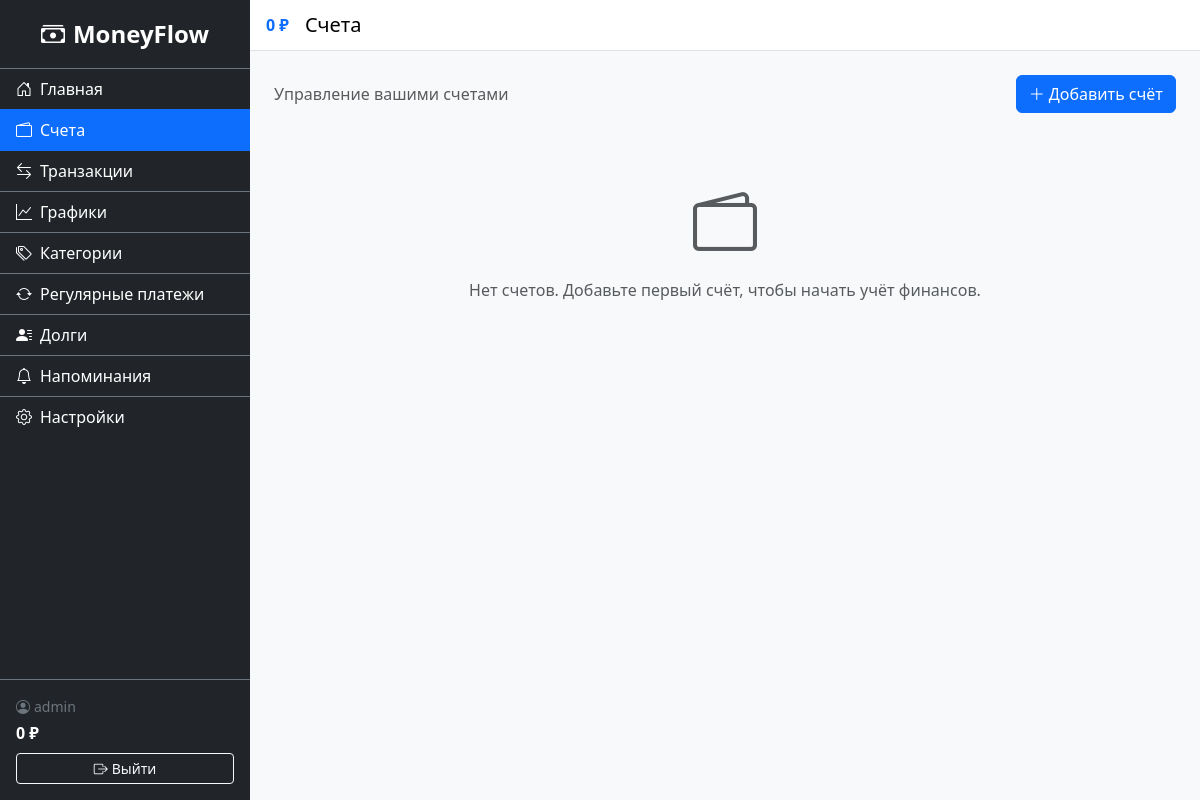
Page /finance/accounts/ (signed in) on the earlier database version.
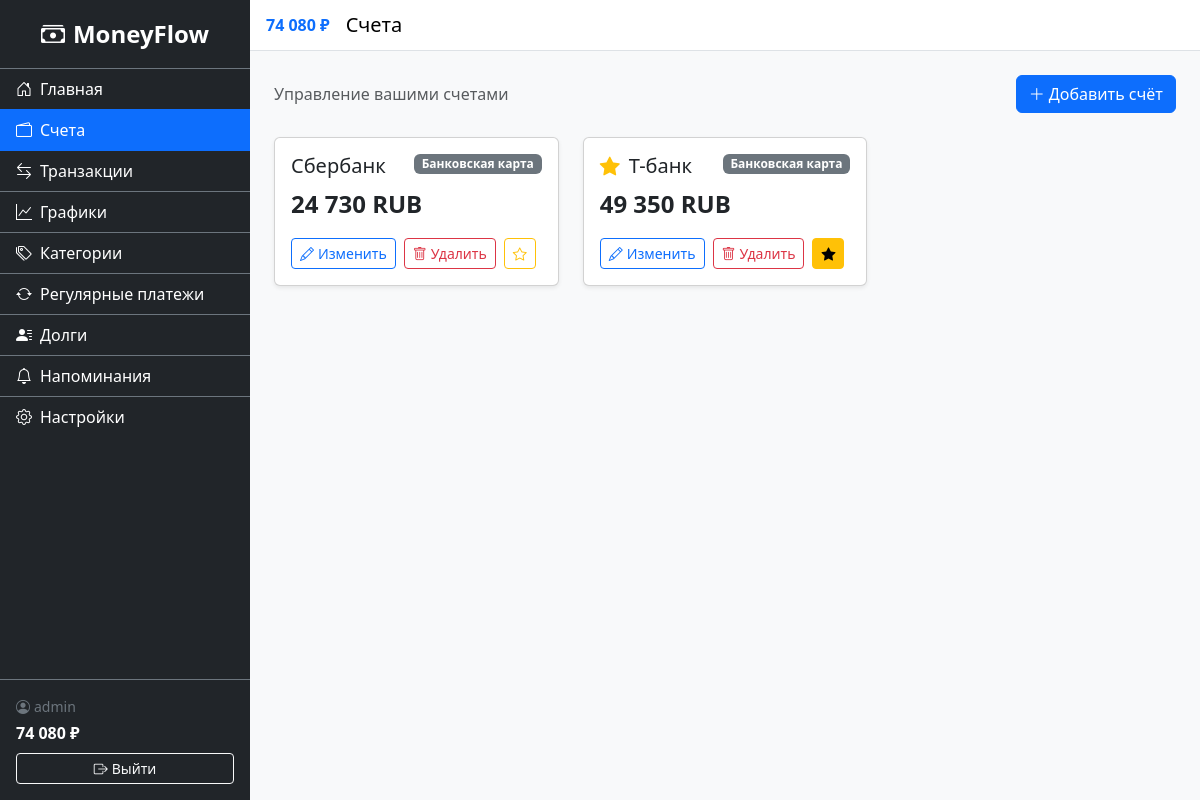
Same page on the later database version.
### finance/models.py (models this page shows, shortened)
class Account(models.Model):
    class AccountType(models.TextChoices):
        CASH = 'cash', 'Наличные'
        CARD = 'card', 'Банковская карта'
        DEPOSIT = 'deposit', 'Вклад'
        CREDIT = 'credit', 'Кредитная карта'
    user = models.ForeignKey(settings.AUTH_USER_MODEL, on_delete=models.CASCADE, related_name='accounts')
    name = models.CharField('Название', max_length=100)
    balance = models.DecimalField('Баланс', max_digits=12, decimal_places=2, default=Decimal('0.00'))
    type = models.CharField('Тип', max_length=10, choices=AccountType.choices, default=AccountType.CARD)
    currency = models.CharField('Валюта', max_length=3, default='RUB')
    is_favorite = models.BooleanField('Избранный', default=False)
    created_at = models.DateTimeField('Дата создания', auto_now_add=True)
    class Meta:
        verbose_name = 'Счёт'
        verbose_name_plural = 'Счета'
        ordering = ['name']

### finance/views.py (the view)
# urls.py: path('accounts/', views.AccountListView.as_view(), name='account_list'),
class AccountListView(LoginRequiredMixin, ListView):
    model = Account
    template_name = 'finance/account_list.html'
    context_object_name = 'accounts'
    def get_queryset(self):
        return Account.objects.filter(user=self.request.user)

### finance/context_processors.py (called while the page is built)
def total_balance(request):
    if request.user.is_authenticated:
        balance = Account.objects.filter(user=request.user).aggregate(
            total=Sum('balance')
        )['total'] or 0
        return {'sidebar_balance': balance}
    return {'sidebar_balance': 0}

### finance/templatetags/finance_tags.py (called while the page is built)
@register.filter
def spaced(value):
    if value is None:
        return '0'
    num = float(value)
    is_neg = num < 0
    num = abs(num)
    int_part = int(num)
    frac = num - int_part
    int_str = str(int_part)
    result = ''
    while int_str:
        if len(int_str) <= 3:
            result = int_str + result
            int_str = ''
        else:
            result = ' ' + int_str[-3:] + result
            int_str = int_str[:-3]
    if frac >= 0.005:
        result += f'{frac:.2f}'[1:]
    return ('-' if is_neg else '') + result

### finance/templates/finance/account_list.html (shortened to what this page needs)
{% extends 'base.html' %}
{% load finance_tags %}
{% block page_title %}Счета{% endblock %}
{% block content %}
<div class="d-flex justify-content-between align-items-center mb-4">
    <span class="text-muted">Управление вашими счетами</span>
    <a href="{% url 'finance:account_create' %}" class="btn btn-primary">
        <i class="bi bi-plus-lg me-1"></i>Добавить счёт
    </a>
</div>
{% if accounts %}
<div class="row">
    {% for account in accounts %}
    <div class="col-md-6 col-lg-4 mb-3">
        <div class="card shadow-sm h-100">
            <div class="card-body">
                <div class="d-flex justify-content-between align-items-start mb-2">
                    <h5 class="card-title mb-0">
                        {% if account.is_favorite %}
                        <i class="bi bi-star-fill text-warning me-1" title="Избранный счёт"></i>
                        {% endif %}
                        {{ account.name }}
                    </h5>
                    <span class="badge bg-secondary">{{ account.get_type_display }}</span>
                </div>
                <div class="fs-4 fw-bold mb-3">{{ account.balance|spaced }} {{ account.currency }}</div>
                <div class="d-flex gap-2">
                    <a href="{% url 'finance:account_update' account.pk %}" class="btn btn-outline-primary btn-sm">
                        <i class="bi bi-pencil me-1"></i>Изменить
                    </a>
                    <a href="{% url 'finance:account_delete' account.pk %}" class="btn btn-outline-danger btn-sm">
                        <i class="bi bi-trash me-1"></i>Удалить
                    </a>
                    <form method="post" action="{% url 'finance:account_toggle_favorite' account.pk %}" class="d-inline">
                        <button type="submit" class="btn btn-sm {% if account.is_favorite %}btn-warning{% else %}btn-outline-warning{% endif %}" title="{% if account.is_favorite %}Убрать из избранного{% else %}Сделать избранным{% endif %}">
                            <i class="bi {% if account.is_favorite %}bi-star-fill{% else %}bi-star{% endif %}"></i>
                        </button>
                    </form>
                </div>
            </div>
        </div>
    </div>
    {% endfor %}
</div>
{% else %}
<div class="text-center text-muted py-5">
    <i class="bi bi-wallet2 display-3 d-block mb-3"></i>
    Нет счетов. Добавьте первый счёт, чтобы начать учёт финансов.
</div>
{% endif %}
{% endblock %}

### templates/base.html (shortened to what the changed rows need)
<!DOCTYPE html>
<html lang="ru">
<head>
    <link href="https://cdn.jsdelivr.net/npm/bootstrap@5.3.3/dist/css/bootstrap.min.css" rel="stylesheet">
    <link rel="stylesheet" href="https://cdn.jsdelivr.net/npm/bootstrap-icons@1.11.3/font/bootstrap-icons.css">
    {% load static %}
    {% load finance_tags %}
    <link rel="stylesheet" href="{% static 'css/styles.css' %}">
    <link rel="stylesheet" href="{% static 'css/dark-theme.css' %}" id="dark-theme" disabled>
</head>
<body>
    <div class="d-flex" id="wrapper">
        <div class="sidebar bg-dark text-white" id="sidebar-wrapper">
            <div class="sidebar-footer border-top border-secondary p-3 mt-auto">
                <span class="d-block small text-secondary">
                    <i class="bi bi-person-circle me-1"></i>{{ user.username }}
                </span>
                <span class="d-block fw-bold text-white fs-6 mt-1">
                    {{ sidebar_balance|spaced }} ₽
                </span>
                <form method="post" action="{% url 'accounts:logout' %}" class="mt-2">
                    <button type="submit" class="btn btn-outline-light btn-sm w-100">
                    </button>
                </form>
            </div>
        </div>
        <div id="page-content-wrapper" class="flex-grow-1">
            <nav class="navbar navbar-expand navbar-light bg-white border-bottom px-3">
                <span class="fw-bold me-3 text-primary">{{ sidebar_balance|spaced }} ₽</span>
                <span class="navbar-brand mb-0 h1 me-auto">{% block page_title %}Главная{% endblock %}</span>
            </nav>
            <div class="container-fluid p-4">
                {% block content %}{% endblock %}
            </div>
        </div>
    </div>
</body>
</html>

Differences in the rows shown:
added Account: name "Сбербанк", type "Банковская карта", balance|spaced "24 730", currency "RUB", is_favorite False (drawn)
added Account: is_favorite True (drawn), name "Т-банк", type "Банковская карта", balance|spaced "49 350", currency "RUB"
Other differences:
{{ sidebar_balance|spaced }}: "0" → "74 080"
text no longer shown: "Нет счетов. Добавьте первый счёт, чтобы начать учёт финансов."
